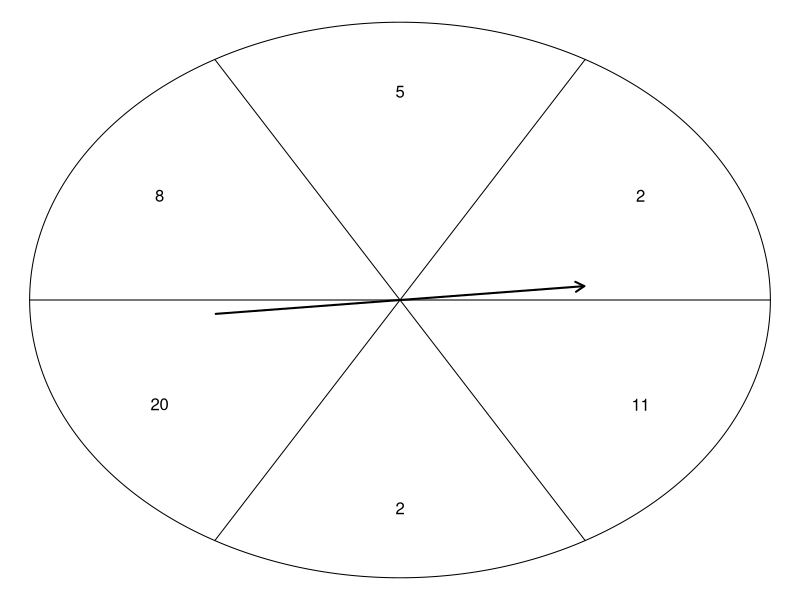
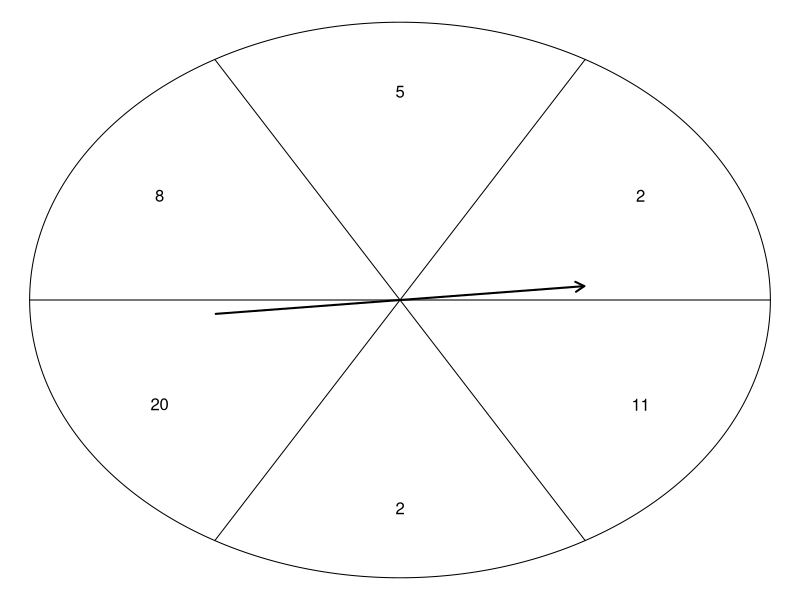
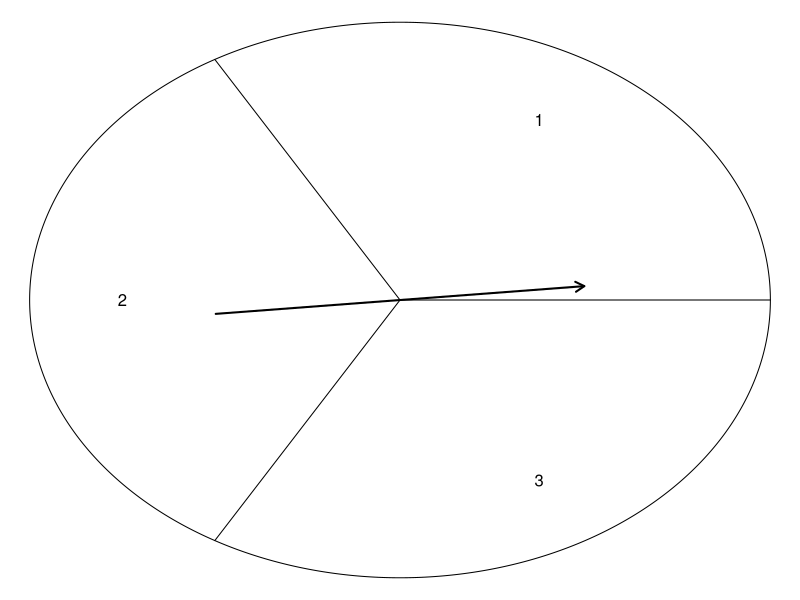
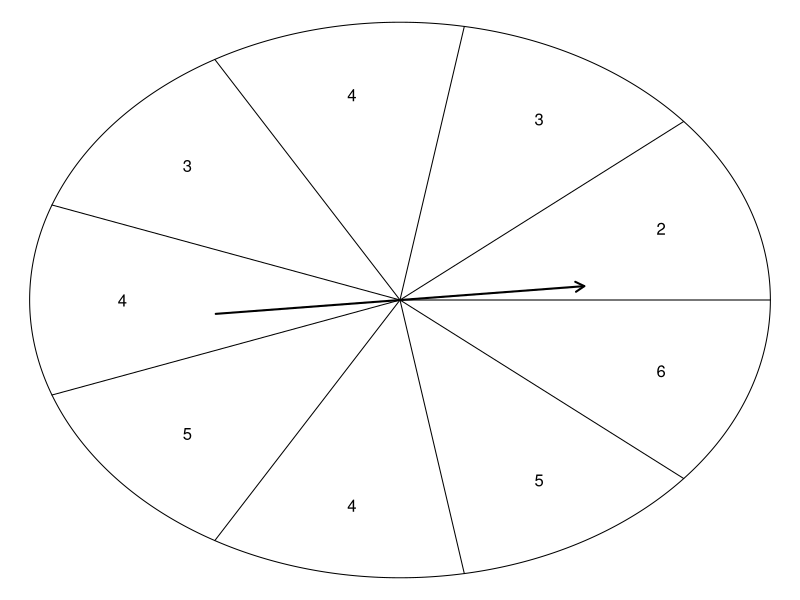
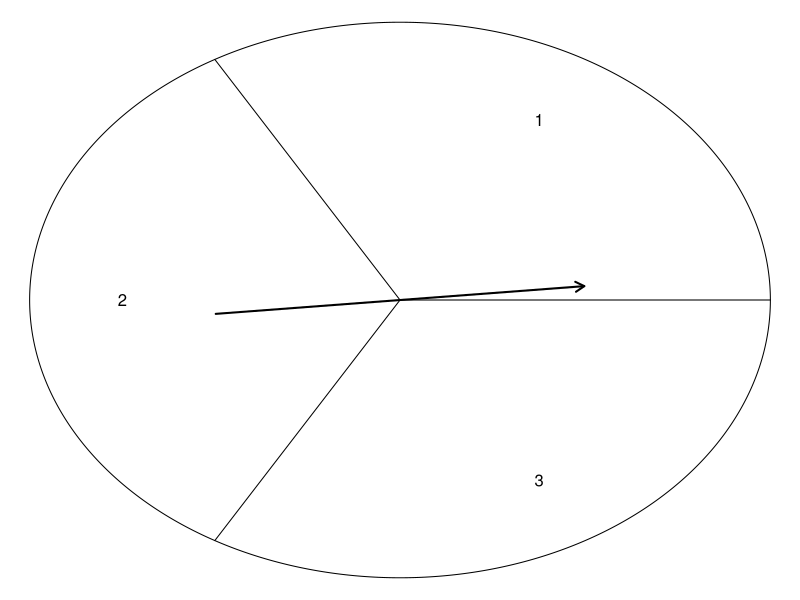
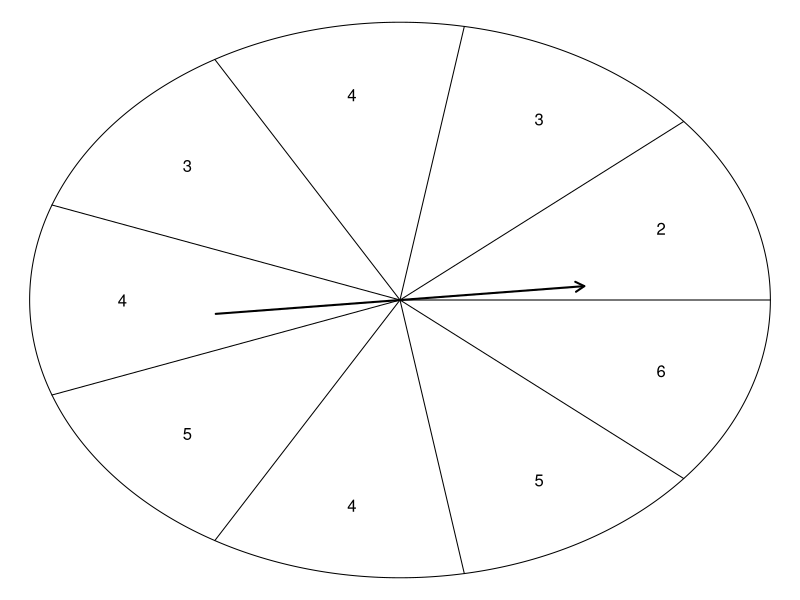
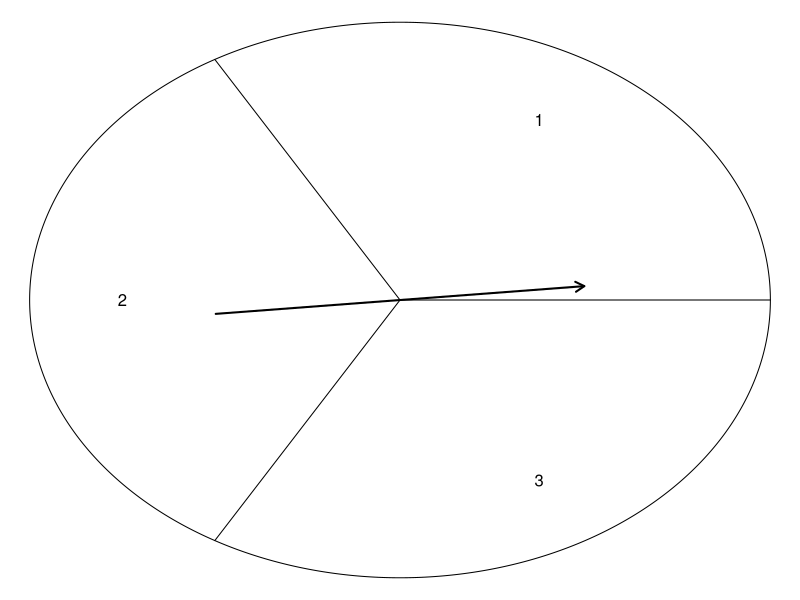
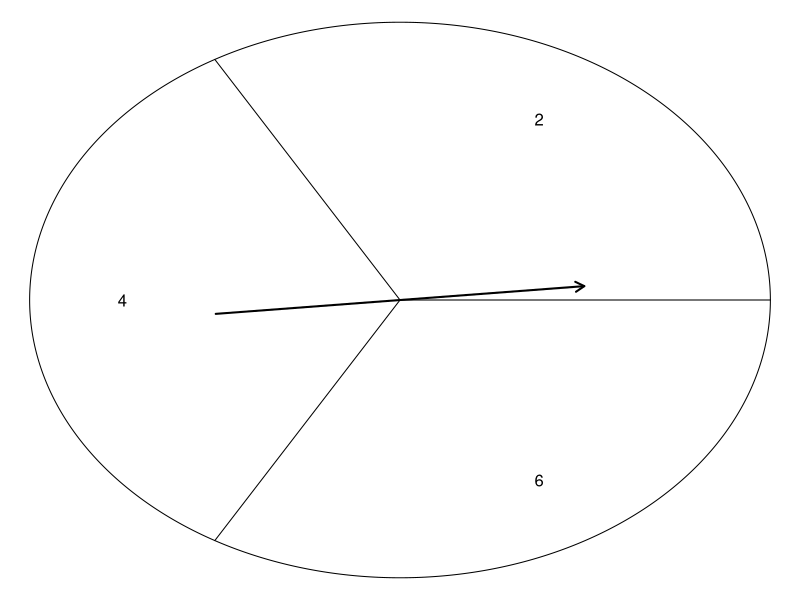

These figures' R source, in order:
## ---- chunk 1
knitr::opts_chunk$set(echo = FALSE)
## ---- chunk 2
draw_simp_spinner = function(X){
  N = length(X)
  par(mar=c(0,0,0,0))
  plot(0,0,type="n",axes=F,ann=F)
  polygon(cos(seq(0,2*pi,length.out=1000)), sin(seq(0,2*pi,length.out=1000)))
  for(i in 1:N){
    lines(c(0,cos((i-1)/N*2*pi)),c(0,sin((i-1)/N*2*pi)))
    text(0.75*cos((i-0.5)/N*2*pi),0.75*sin((i-0.5)/N*2*pi),X[i])
  }
  arrows(0.5*cos(pi+0.1),0.5*sin(pi+0.1),0.5*cos(0.1),0.5*sin(0.1),length=0.1,code=2,lwd=2)
}

X = c(2,5,8,20,2,11)
N = length(X)
draw_simp_spinner(X)
## ---- chunk 3
draw_simp_spinner(X)
## ---- chunk 4
X = c(1,2,3)
N=length(X)
draw_simp_spinner(X)
## ---- chunk 5
X = c(2,3,4,3,4,5,4,5,6)
N=length(X)
draw_simp_spinner(X)
## ---- chunk 6
X1 = c(1,2,3)
N1=length(X1)
draw_simp_spinner(X1)
mu1 = mean(X1)
sig1 = sd(X1)*sqrt((N1-1)/N1)
## ---- chunk 7
X2 = c(2,3,4,3,4,5,4,5,6)
N2=length(X2)
draw_simp_spinner(X2)
mu2 = mean(X2)
sig2 = sd(X2)*sqrt((N2-1)/N2)
## ---- chunk 8
X = c(1,2,3)
N=length(X)
draw_simp_spinner(X)
## ---- chunk 9
X = c(2,4,6)
N=length(X)
draw_simp_spinner(X)
## ---- chunk 10
X1 = c(1,2,3)
N1=length(X1)
draw_simp_spinner(X1)
mu1 = mean(X1)
sig1 = sd(X1)*sqrt((N1-1)/N1)
## ---- chunk 11
X2 = c(2,4,6)
N2=length(X2)
draw_simp_spinner(X2)
mu2 = mean(X2)
sig2 = sd(X2)*sqrt((N2-1)/N2)
